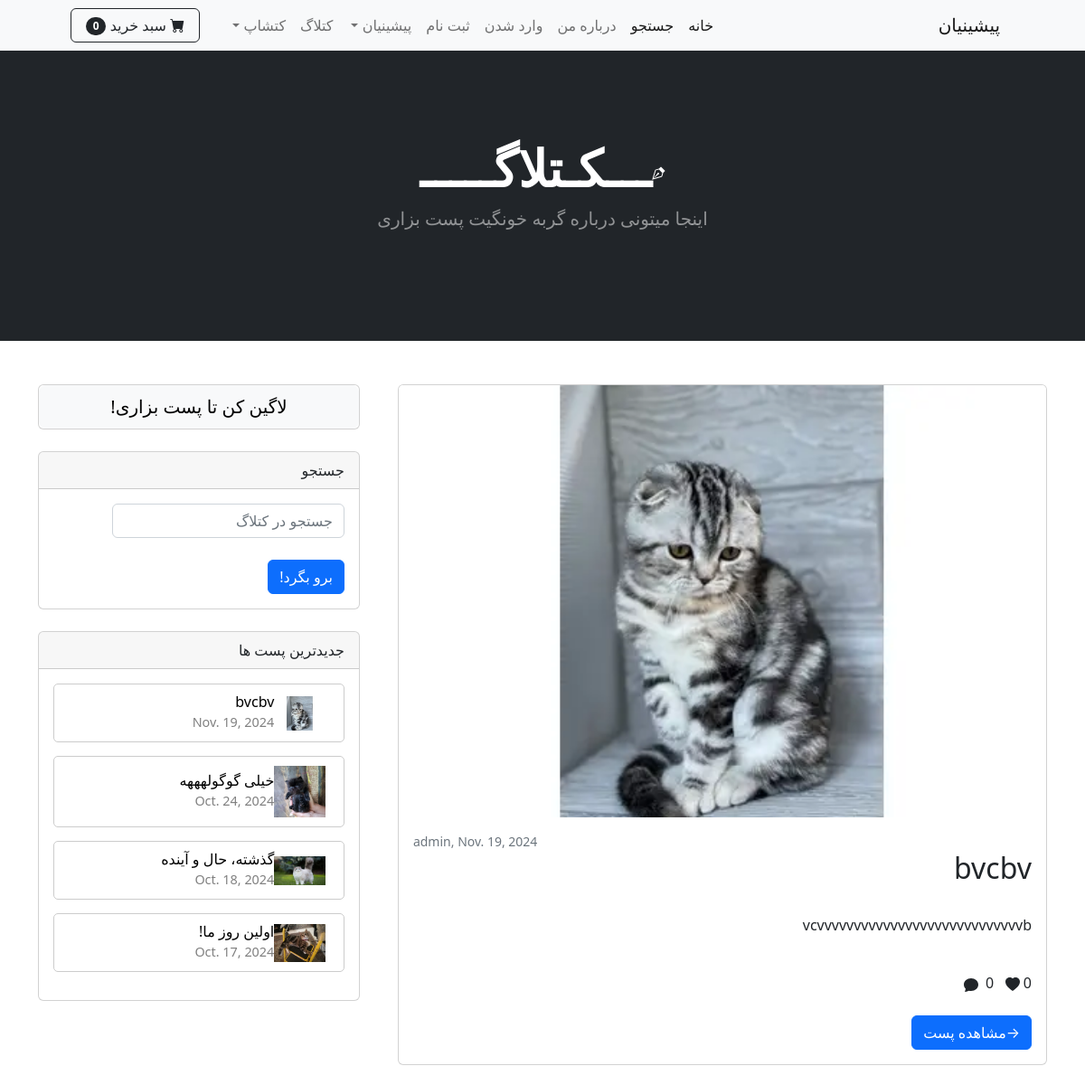
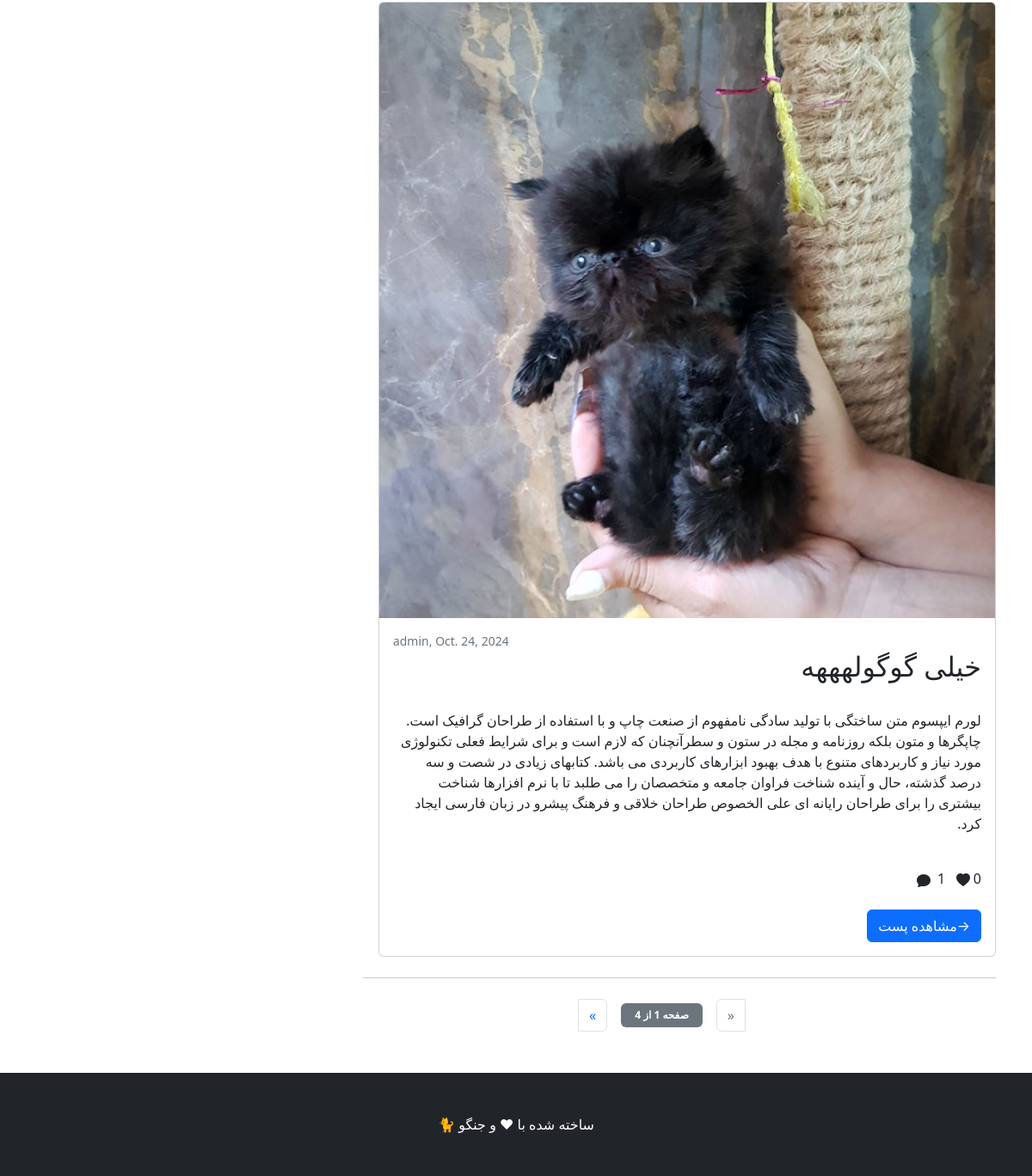
Before: /catlog/ with the older database file (2 pictures, top to bottom).
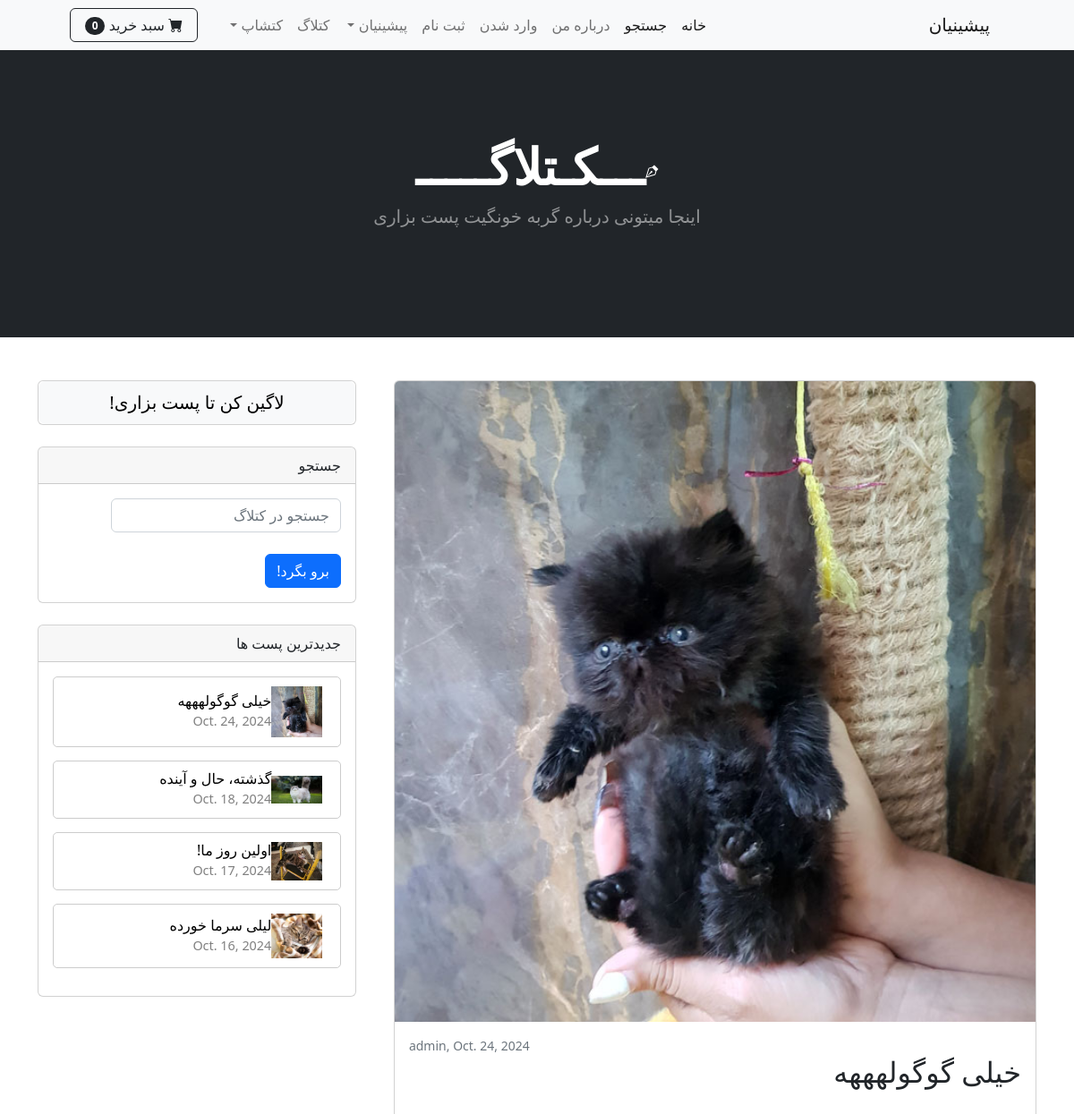
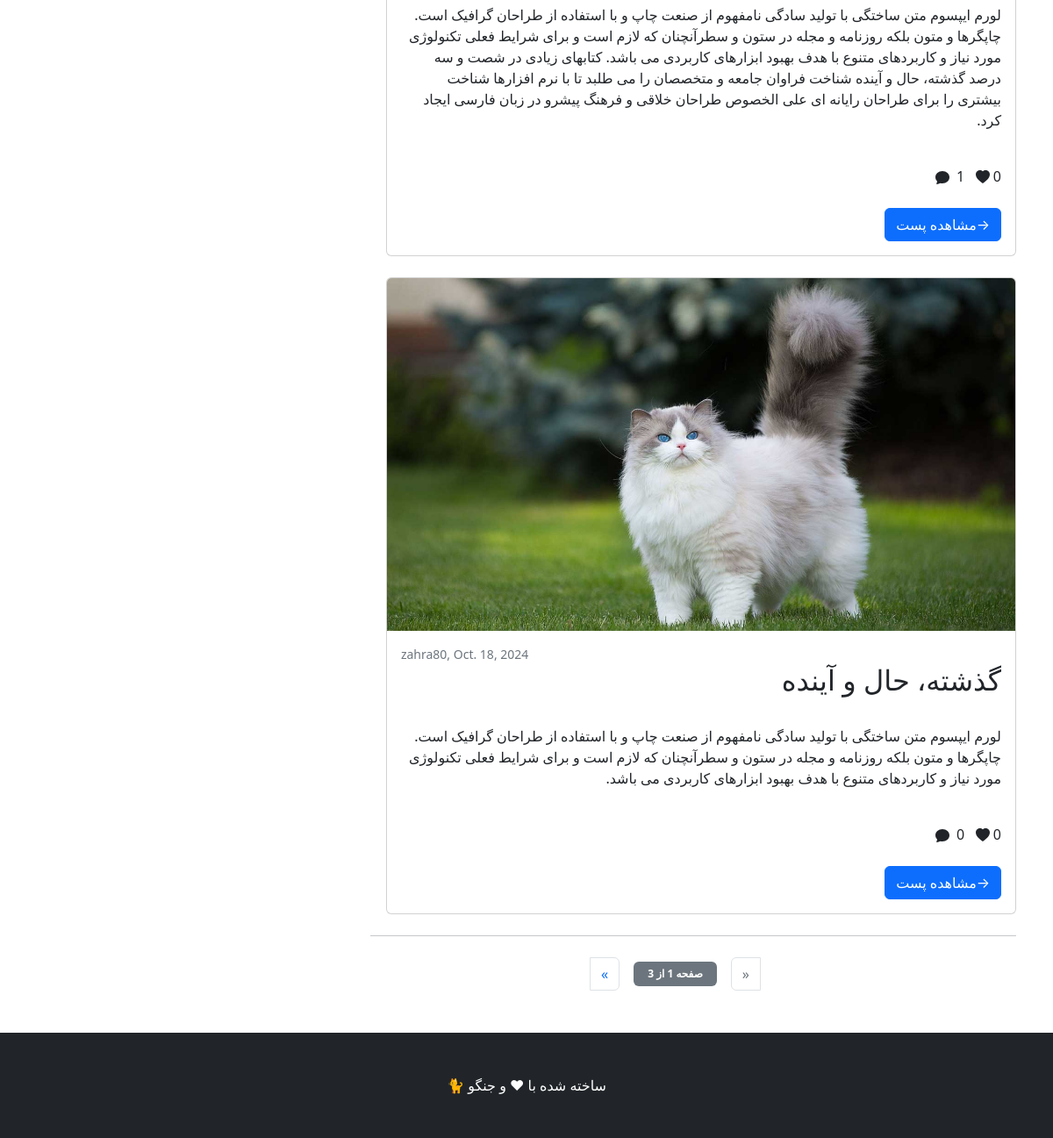
After: the same page with the newer database file (2 pictures, top to bottom).
### catlog/models.py (models this page shows, shortened)
class Post(models.Model):
    cat_name = models.CharField(max_length=50)
    title = models.CharField(max_length=250)
    excerpt = models.TextField(max_length=500, default='', blank=True, null=True)
    body = models.TextField()
    writer = models.ForeignKey(User ,on_delete=models.CASCADE)
    date = models.DateField(default=date.today)
    picture = models.ImageField(upload_to='upload/%y/%m/%d')
    profile = models.ForeignKey(Profile, on_delete=models.CASCADE, null=True, blank=True)
    likes = models.ManyToManyField(User, related_name='liked_posts', blank=True,null=True)
    def total_likes(self):
        return self.likes.count()

### catlog/views.py (the view)
# urls.py: path('',CatlogHome.as_view() , name='catlog'),
class CatlogHome(View):
    model = Post # مدل پست رو بردار به این تمپلیت ارسال کن . از نوع لیست است
    template_name = 'catlog_home.html'  #ما نیاز داریم یک لیستی رو ببینیم
    paginate_by = 2
    def get(self,request):
        posts = Post.objects.all().order_by('-date')
        paginator = Paginator(posts, self.paginate_by)#  همه پست هارو میخونه  و براساس اینکه گفتیم چندتا چندتا تویه صفحه قرار بده یه شی به نام پجینیتور میسازه. پس پجینیتور ما شامل یه تعداد صفحه میشه که تو هر صفحه یه تعداد پست قرار گرفته
        page_number = request.GET.get('page')# شماره صفحه . به سراغ ریکوئست کاربر از نوع گت میریم . پیج را ازش استخراج میکنیم این پیج از طریق همون ریکوئست کاربر بما میرسع و میفرسته
        page_obj = paginator.get_page(page_number) #با متد گت پیج برو  شماره پیجی که کاربر میخواد استخراج کن بریز تو این
        user_profile = None
        if request.user.is_authenticated:  # اگر کاربر لاگین باشد
            try:
                user_profile = Profile.objects.get(user=request.user)  # پروفایل کاربر
            except Profile.DoesNotExist:
                user_profile = None  # اگر پروفایل تعریف نشده باشد
        posts_with_comments = []
        for post in page_obj:
            post.comment_count = post.comment_set.count()
            posts_with_comments.append(post)
        context = {
            'post_list': page_obj,
            'user_profile': user_profile,
        }
        return render(request, self.template_name, context )

### cart/cart.py (called while the page is built)
    def __len__(self):
        return sum(item['product_count'] for item in self.cart.values())

### cart/context_processors.py (called while the page is built)
def cart(request):
    return {'cart':Cart(request)}

### catlog/context_processors.py (called while the page is built)
def recent_posts(request):
    recent_posts = Post.objects.order_by('-date')[:4]
    return {'recent_posts':recent_posts}

### catlog/templates/catlog_home.html (shortened to what the changed rows need)
{% extends 'base.html' %}
{% block content %}
  <header class="bg-dark py-5">
    <div class="container px-4 px-lg-5 my-5">
         <div class="text-center text-white">
             <h1 class="display-4 fw-bolder"> ـــکـتلاگـــــ</h1>
          </div>
          <br>
    </div>
</header>
<br><br>
<div class="container">
    <div class="row">
        <div class="col-lg-8">
             {% for post in post_list %}
            <div class="card mb-4" style="width: 19cm; height: auto;">
                <a href="{% url 'post_detail' post.pk %}"><img class="card-img-top" src="{{ post.picture.url }}" alt="..."   /></a>
                <div class="card-body">
                    <div class="small text-muted" dir="ltr">{{ post.writer }},  {{ post.date }}</div>
                    <a class="text-decoration-none link-dark stretched-link" href="{% url 'post_detail' post.pk %}"><h2 class="card-title">{{ post.title }}</h2></a>
                    <br>
                    <p class="card-text">{{ post.excerpt }}</p>
                    <br>
                    {{ post.total_likes }}  <svg xmlns="http://www.w3.org/2000/svg" width="16" height="16" fill="currentColor" class="bi bi-heart-fill" viewBox="0 0 16 16">
                        <path fill-rule="evenodd" d="M8 1.314C12.438-3.248 23.534 4.735 8 15-7.534 4.736 3.562-3.248 8 1.314"/>
                      </svg>
                      {{ post.comment_count }} &nbsp;
                       <br><br>
                    <a class="btn btn-primary" href="{% url 'post_detail' post.pk %}"> →مشاهده پست </a>
                </div>
            </div>
            {% endfor %}
            {% if post_list.has_other_pages %}
            <nav aria-label="Pagination">
                <hr class="my-0" />
                <div class="blog-pagination text-center">
                    <ul class="pagination justify-content-center my-4 align-items-center">
                        {% if post_list.has_previous %}
                        <li class="page-item">
                            <a class="page-link" href="?page={{ post_list.previous_page_number }}" aria-label="Previous">
                                &laquo;
                            </a>
                        </li>
                        {% else %}
                        <li class="page-item disabled">
                            <span class="page-link">&laquo;</span>
                        </li>
                        {% endif %}
                        <li class="page-item disabled mx-3">
                            <span class="badge bg-secondary px-3 py-2">
                                <strong>صفحه {{ post_list.number }} از {{ post_list.paginator.num_pages }}</strong>
                            </span>
                        </li>
                        {% if post_list.has_next %}
                        <li class="page-item">
                            <a class="page-link" href="?page={{ post_list.next_page_number }}" aria-label="Next">
                                &raquo;
                            </a>
                        </li>
                        {% else %}
                        <li class="page-item disabled">
                            <span class="page-link">&raquo;</span>
                        </li>
                        {% endif %}
                    </ul>
                </div>
            </nav>
        {% endif %}
        <br>
        </div>
        <div class="col-lg-4">
             {% block sidebar %}
                {% include 'catlog_sidebar.html' %}
             {% endblock sidebar %}
        </div>
    </div>
</div>
{% endblock content %}

### catlog/templates/catlog_sidebar.html
{% load static %}
  <div class="card mb-3">
    <div class="card-header"> جدیدترین پست ها </div>
    {% if recent_posts %}
    <div class="card-body">
        {% for post in recent_posts %}
        <div style="border: 1px solid #ccc; border-radius: 5px; padding: 10px; margin-bottom: 15px; display: flex; align-items: center;">
            <img src="{{ post.picture.url }}" alt="" style="width: 1.5cm; height: auto; margin-right: 10px;">
            <div>
                <h6 style="margin: 0;"><a href="{% url 'post_detail' post.pk %}" style="text-decoration: none; color: black;">  {{ post.title }}  </a></h6>
                <time datetime="2020-01-01" style="font-size: 0.9em; color: gray;">{{ post.date }}</time>
            </div>
        </div>
        {% endfor %}
    </div>
    {% else %}
      <p>No blog post is available!</p>
    {% endif %}
</div>

Changed rows visible on the page:
removed Post: picture (picture), writer "admin", date "Nov. 19, 2024", title "bvcbv", excerpt "vcvvvvvvvvvvvvvvvvvvvvvvvvvvvvb", total_likes "0", comment_count "0"
now on one of the page's lists (row unchanged): Post: writer "zahra80", date "Oct. 18, 2024", title "گذشته، حال و آینده", excerpt "لورم ایپسوم متن ساختگی با تولید سادگی نامفهوم از صنعت چاپ و با استفاده از طراحان گرافیک است. چاپگرها و متون بلکه روزنامه و مجله در ستون و سطرآنچنان که لازم است و برای شرایط فعلی تکنولوژی مورد نیاز و کاربردهای متنوع با هدف بهبود ابزارهای کاربردی می باشد.", total_likes "0", comment_count "0"
now on this page (row unchanged): Post: picture (picture), title "لیلی سرما خورده", date "Oct. 16, 2024"
Other visible differences:
{{ post_list.paginator.num_pages }}: "4" → "3"
